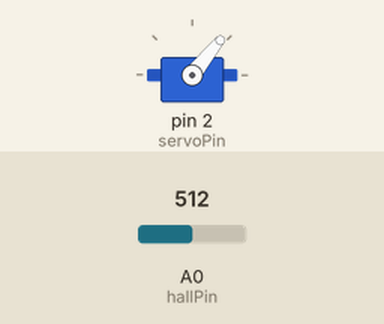
Simulated run of this sketch. Board: Arduino Uno, built with avr-gcc and run on an emulated ATmega328P. On the bench: servo. The test bench sets the inputs (shaded band); at power-on: A0 (hallPin) = 512. What the sketch prints to the serial monitor is not drawn.

Above: at 0.64 s.
At 1.7 s:
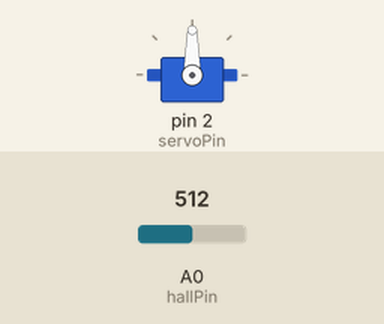
1.8 s: A0 (hallPin) set to 458
4.8 s: A0 (hallPin) set to 428
At 5.7 s:
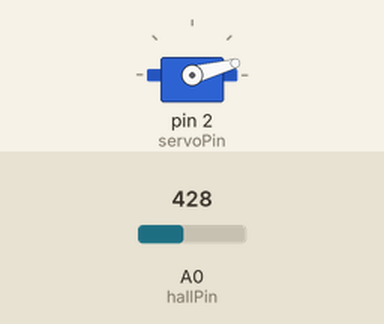
Timing chart, 0 to 7.8 s (numbered marks = the images above; inputs shaded):
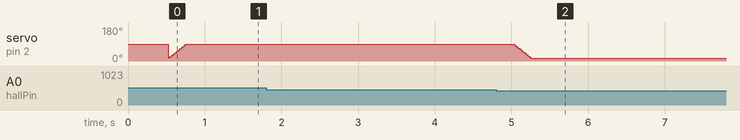

Measured:
- the behaviour switches between 440 and 439 on A0 (hallPin) (found by bisection; images 1 and 2)
- after the input at 1.8 s, every drawn part: stays the same
- after the input at 4.8 s, servo on pin 2 (servoPin): moves from 90° to 15° over 0.23 s, starting after 0.22 s

The sketch:

sketch_oct27a.ino
```cpp
/*
Name: Dom
Description: Using an AD22151 Magnetic Field Sensor to detect a magnet which controls a servo motor
and sorts the "ore" from magnetic to non-magnetic
*/

#include <Servo.h>

Servo myservo;

const int hallPin = A0; // Analog pin connected to VOUT of AD22151
const int servoPin = 2; //Positive pin for motor

float refVoltage = 5.00;  //base voltage
float voltage = 0;

//Values for sensor and servo motor
int sensorValue = 0;
int servoPos = 0;

// Thresholds for activation
float lowThreshold = 1.;
float highThreshold = 2.150;

int angle = 15;


void setup() {
  Serial.begin(9600);
  myservo.attach(servoPin);
  Serial.println("AD22151 Hall Sensor with Motor Control");
  delay(500);
}


void loop() {

  // Read sensor
  sensorValue = analogRead(hallPin);
  voltage = sensorValue * (refVoltage / 1023.0);

  // ---- SERIAL OUTPUT ----
  Serial.print("Raw: ");
  Serial.print(sensorValue);
  Serial.print("  |  Voltage: ");
  Serial.print(voltage, 3);
  Serial.print(" V");

  // Detect polarity (relative to neutral) and print to the terminal
  if (voltage > 1.750)
    Serial.print("  → South Pole (Positive Field)");
  else if (voltage < 2.150)
    Serial.print("  → North Pole (Negative Field)");
  else
    Serial.print("  → No Significant Field");

  // ---- MOTOR CONTROL ----
  if (voltage < lowThreshold) {
    Serial.println("  | Motor ON (Below 1.8V)");

      while(angle != 90){

        myservo.write(++angle);

    delay(3);

      }
  }
  else if (voltage > highThreshold) {
    Serial.println("  | Motor ON (Above 2.0V)");

    while(angle != 90){

        myservo.write(++angle);

    delay(3);


      }

  } else {
    Serial.println("  | Motor OFF");

    while(angle != 15){

        myservo.write(--angle);
       delay(3);


    }

  }

  delay(200);
}
```
